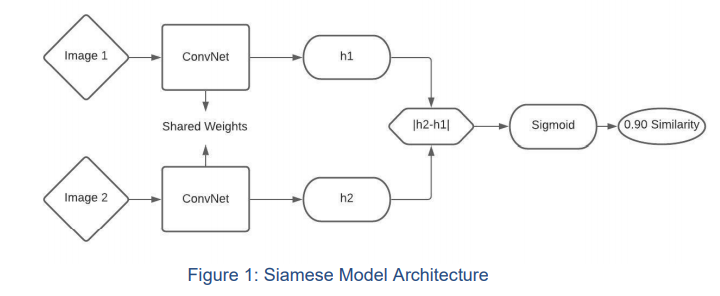
#> input picture Methodology_pic.PNG, 720 x 296 px, given as the content of the folder tent/gdrive/MyDrive/ENEL645/ProjectSiameseModel/Test_Images/, which was not available
$ jupyter execute Augment_Test_Data.ipynb   (shell and % lines are left out)
#> lines starting #> are read from the running program, lines starting #| are printed output that depends on the picture; pictures that were not available may be replaced by others from this repository, and a replacement may not be noted
#> further down, image is the input picture: shape (296, 720, 4); mean R, G, B, A 248.9, 249.1, 249.4, 255
[cell 1]
import os
from skimage import io
from skimage.transform import rotate, AffineTransform, warp
from skimage import img_as_ubyte
from skimage.util import random_noise
from PIL import Image
import cv2

[cell 2]
from google.colab import drive
drive.mount('/content/gdrive')

[cell 3]
def anticlockwise_rotation_45(image):
    return rotate(image, angle = 45)
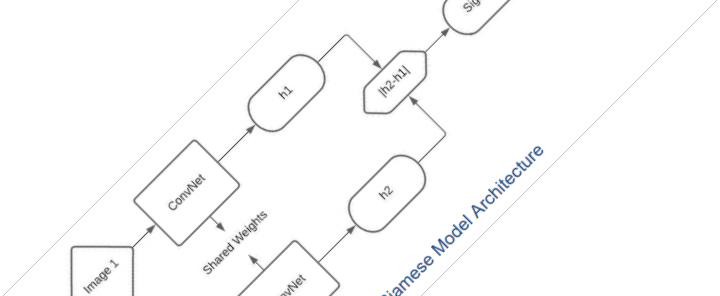
#> returned value: shape (296, 720, 4) float64; mean of channels 0, 1, 2, 3 0.565, 0.566, 0.566, 0.581; transparent parts drawn white

def clockwise_rotation_45(image):
    return rotate(image, angle = -45)
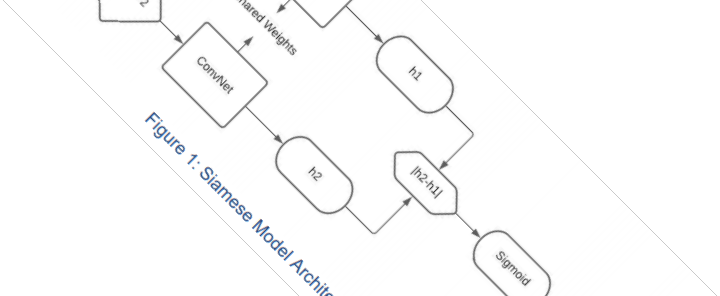
#> returned value: shape (296, 720, 4) float64; mean of channels 0, 1, 2, 3 0.565, 0.566, 0.567, 0.581; transparent parts drawn white

[cell 4]
images_path1="/content/gdrive/MyDrive/ENEL645/ProjectSiameseModel/Test_Images/" #path to original images
augmented_path1="/content/gdrive/MyDrive/ENEL645/ProjectSiameseModel/New_Test_Image/" # path to store augmented images

[cell 5]
# Generating the new test data
sub_dir_list = os.listdir(images_path1 )
for i in range( len( sub_dir_list ) ):
    # getting the names of the images of a particular person[i.e. ..images/Sanyam]
    image_names_path = os.path.join(images_path1 , sub_dir_list[i])
    #print(image_names_path)
    image = io.imread(image_names_path)
    transformed_image1 = anticlockwise_rotation_45(image)
    transformed_image2 = clockwise_rotation_45(image)
    out_path1= "%s%s_%s.jpg" %(augmented_path1, sub_dir_list[i].split('.')[0], "new1")
    out_path2= "%s%s_%s.jpg" %(augmented_path1, sub_dir_list[i].split('.')[0], "new2")
    print(out_path1)
    print(out_path2)
    transformed_image1 = img_as_ubyte(transformed_image1)
    transformed_image2 = img_as_ubyte(transformed_image2)
    transformed_image1=cv2.cvtColor(transformed_image1, cv2.COLOR_BGR2RGB)
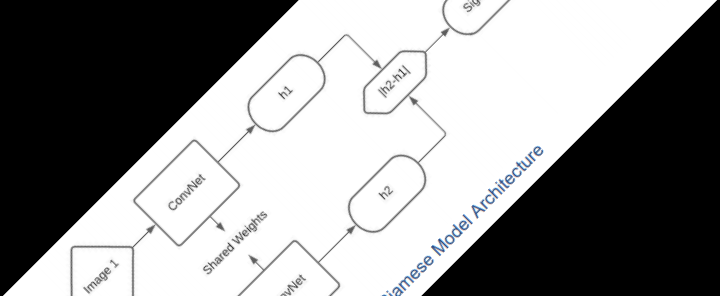
#> transformed_image1: shape (296, 720, 3); mean B, G, R 144.5, 144.2, 144.1
    transformed_image2=cv2.cvtColor(transformed_image2, cv2.COLOR_BGR2RGB)
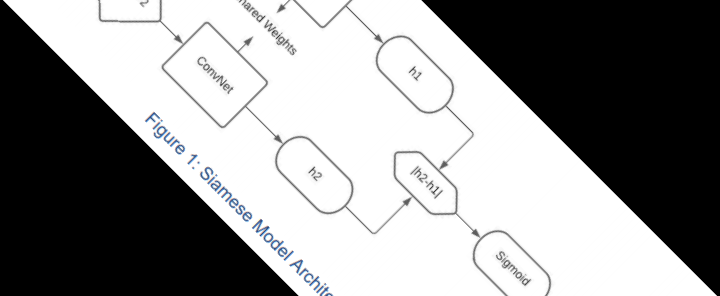
#> transformed_image2: shape (296, 720, 3); mean B, G, R 144.6, 144.4, 144.2
    cv2.imwrite(out_path1, transformed_image1)
    cv2.imwrite(out_path2, transformed_image2)
